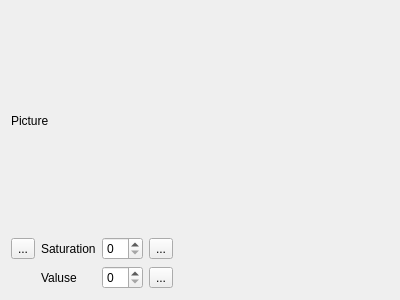
<?xml version="1.0" encoding="UTF-8"?>
<ui version="4.0">
 <class>HSV_widget</class>
 <widget class="QWidget" name="HSV_widget">
  <property name="geometry">
   <rect>
    <x>0</x>
    <y>0</y>
    <width>400</width>
    <height>300</height>
   </rect>
  </property>
  <layout class="QVBoxLayout" name="verticalLayout">
   <item>
    <widget class="QLabel" name="picture_label">
     <property name="sizePolicy">
      <sizepolicy hsizetype="Preferred" vsizetype="Expanding">
       <horstretch>0</horstretch>
       <verstretch>0</verstretch>
      </sizepolicy>
     </property>
     <property name="text">
      <string>Picture</string>
     </property>
    </widget>
   </item>
   <item>
    <layout class="QHBoxLayout" name="horizontalLayout">
     <item>
      <layout class="QGridLayout" name="gridLayout">
       <item row="0" column="1">
        <widget class="QLabel" name="label">
         <property name="sizePolicy">
          <sizepolicy hsizetype="Fixed" vsizetype="Preferred">
           <horstretch>0</horstretch>
           <verstretch>0</verstretch>
          </sizepolicy>
         </property>
         <property name="text">
          <string>Saturation</string>
         </property>
        </widget>
       </item>
       <item row="1" column="2">
        <widget class="QSpinBox" name="sb_value"/>
       </item>
       <item row="0" column="2">
        <widget class="QSpinBox" name="sb_saturation"/>
       </item>
       <item row="1" column="1">
        <widget class="QLabel" name="label_2">
         <property name="sizePolicy">
          <sizepolicy hsizetype="Fixed" vsizetype="Preferred">
           <horstretch>0</horstretch>
           <verstretch>0</verstretch>
          </sizepolicy>
         </property>
         <property name="text">
          <string>Valuse</string>
         </property>
        </widget>
       </item>
       <item row="0" column="0">
        <widget class="QToolButton" name="btn_load">
         <property name="text">
          <string>...</string>
         </property>
        </widget>
       </item>
       <item row="0" column="3">
        <widget class="QToolButton" name="btn_saturation">
         <property name="text">
          <string>...</string>
         </property>
        </widget>
       </item>
       <item row="1" column="3">
        <widget class="QToolButton" name="btn_value">
         <property name="text">
          <string>...</string>
         </property>
        </widget>
       </item>
      </layout>
     </item>
     <item>
      <spacer name="horizontalSpacer">
       <property name="orientation">
        <enum>Qt::Horizontal</enum>
       </property>
       <property name="sizeHint" stdset="0">
        <size>
         <width>40</width>
         <height>20</height>
        </size>
       </property>
      </spacer>
     </item>
    </layout>
   </item>
  </layout>
 </widget>
 <resources/>
 <connections/>
</ui>
